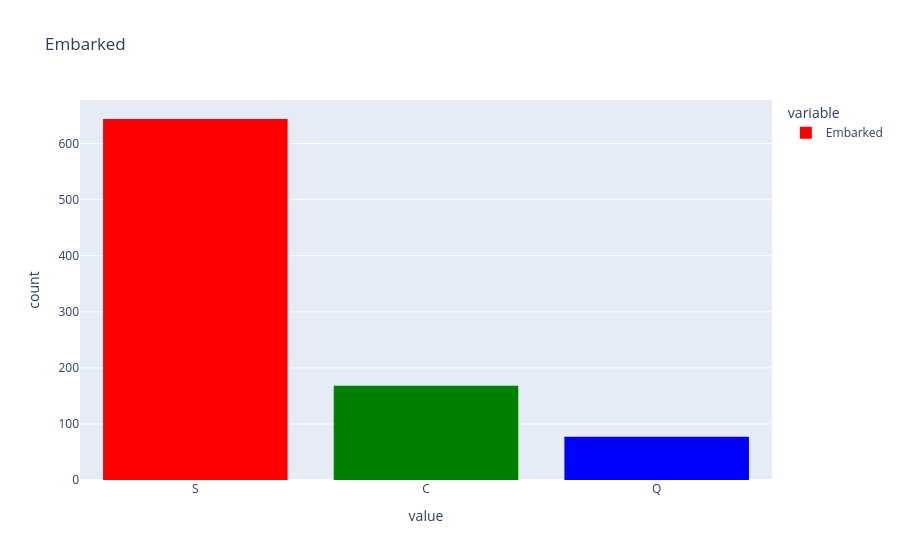

Notebook cell for this chart:
### Code cell
px.histogram(train['Embarked'],color_discrete_sequence=[['red','green','blue']],title='Embarked')

### Figure 1 — Plotly figure (JSON) as saved in the notebook; plotly's stock layout.template omitted (floating-point values rounded to 4 significant figures; data arrays with more than 128 entries replaced by an {"elided": "..."} marker saying what was removed)
{"data": [{"alignmentgroup": "True", "bingroup": "x", "hovertemplate": "variable=Embarked<br>value=%{x}<br>count=%{y}<extra></extra>", "legendgroup": "Embarked", "marker": {"color": ["red", "green", "blue"], "pattern": {"shape": ""}}, "name": "Embarked", "offsetgroup": "Embarked", "orientation": "v", "showlegend": true, "type": "histogram", "x": {"elided": "891 str values"}, "xaxis": "x", "yaxis": "y"}], "layout": {"barmode": "relative", "legend": {"title": {"text": "variable"}, "tracegroupgap": 0}, "title": {"text": "Embarked"}, "xaxis": {"anchor": "y", "domain": [0.0, 1.0], "title": {"text": "value"}}, "yaxis": {"anchor": "x", "domain": [0.0, 1.0], "title": {"text": "count"}}}}
